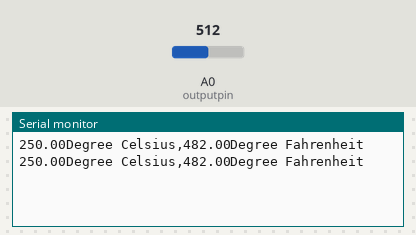
Bench run of a sketch on a simulated Arduino Uno, built with avr-gcc and run on an emulated ATmega328P. Parts: the last lines printed to the serial monitor. The inputs (shaded band) are chosen by the test bench; at power-on: A0 (outputpin) = 512.

Above: at 1.8 s.
1.9 s: A0 (outputpin) set to 716
At 2.8 s:
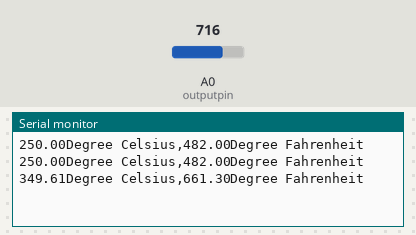
3.4 s: A0 (outputpin) set to 900
At 4.4 s:
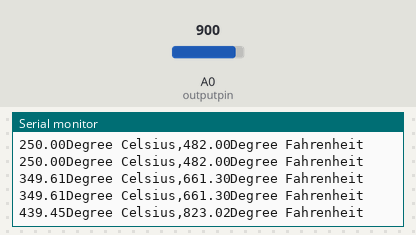
Timing chart, 0 to 6.4 s (numbered marks = the images above; inputs shaded):
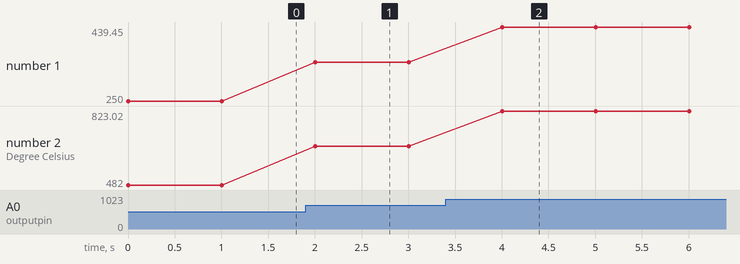

Measured:
- after the input at 1.9 s, the serial monitor: prints a new line after 0.10 s (image 1)
- after the input at 3.4 s, the serial monitor: prints a new line after 0.61 s (image 2)
- plotted number 1: 250 → 349.61 after the input at 1.9 s, 349.61 → 439.45 after the input at 3.4 s
- plotted number 2: 482 → 661.3 after the input at 1.9 s, 661.3 → 823.02 after the input at 3.4 s

The sketch:

Temperature_Sensor.ino
```cpp
int outputpin=0;
void setup()
{
  Serial.begin(9600);
}
void loop()
{
  int rawvoltage = analogRead(outputpin);
  float millivolts = (rawvoltage/1024.0)*5000;
  float celsius = millivolts/10;
  Serial.print(celsius);
  Serial.print("Degree Celsius,");
  Serial.print((celsius*9)/5+32);
  Serial.print("Degree Fahrenheit");
  Serial.print("\n");
  delay(1000);
}
```
